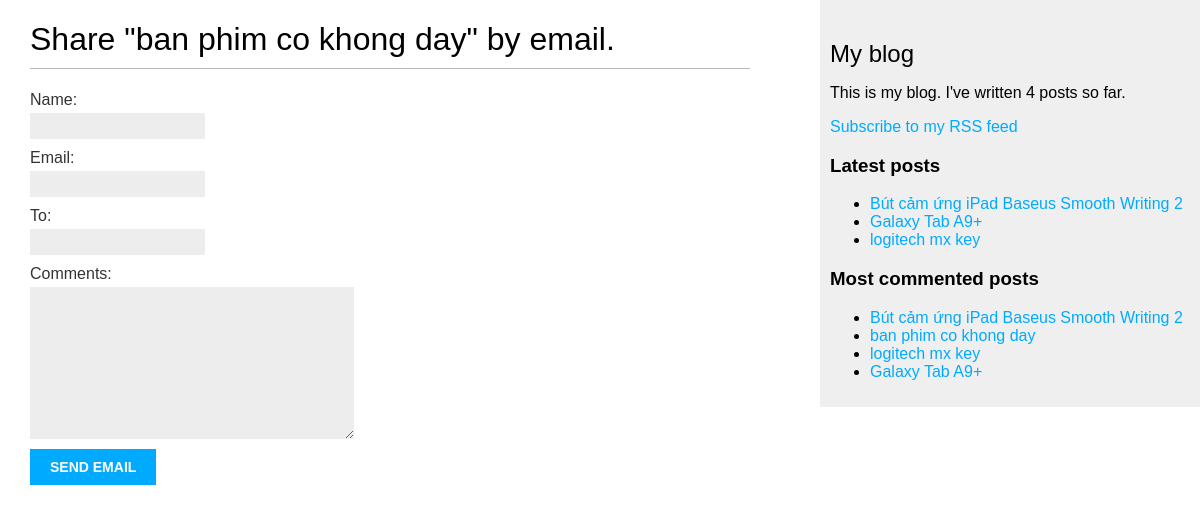
Screenshot of /blog/1/share/ with the database file from the repository.
### blog/models.py (models this page shows, shortened)
class Post(models.Model):
    class Status(models.TextChoices):
        DRAFT = 'DF', 'Draft'
        PUBLISHED = 'PB', 'Published'
    title = models.CharField(max_length=250)
    slug = models.SlugField(max_length=250,
                            unique_for_date='publish')
    author = models.ForeignKey(User,
                               on_delete=models.CASCADE,
                               related_name='blog_posts')
    body = models.TextField()
    publish = models.DateTimeField(default=timezone.now)
    created = models.DateTimeField(auto_now_add=True)
    updated = models.DateTimeField(auto_now=True)
    status = models.CharField(max_length=2,
                              choices=Status.choices,
                              default=Status.DRAFT)
    objects = models.Manager()  # The default manager
    published = PublishedManager()  # The custom manager
    tags = TaggableManager()
    class Meta:
        db_table = 'post'  # the name of the table
        ordering = ['-publish']  # hyphen means order by descending
        indexes = [
            models.Index(fields=['-publish']),  # hyphen means order by descending
        ]
    def get_absolute_url(self):
        return reverse('blog:post_detail',
                       args=[self.publish.year,
                             self.publish.month,
                             self.publish.day,
                             self.slug])

### blog/views.py (the view)
# urls.py: path('<int:post_id>/share/', views.post_share, name='post_share'),
def post_share(request, post_id):
    post = get_object_or_404(Post,
                             id=post_id,
                             status=Post.Status.PUBLISHED)
    sent = False
    if request.method == 'POST':
        form = EmailPostForm(request.POST)
        if form.is_valid():
            cd = form.cleaned_data
            post_url = request.build_absolute_uri(post.get_absolute_url())
            subject = (f"{cd['name']} recommends you read "
                       f"{post.title}")
            message = (f"Read {post.title} at {post_url} \n\n "
                       f"{cd['name']}'s comments: {cd['comments']}")
            send_mail(subject, message, 'hoanghd.cnt@gmail.com',
                      [cd['to']])
            sent = True
    else:
        form = EmailPostForm()
    return render(request, 'blog/post/share.html',
                  {'post': post, 'form': form, 'sent': sent})

### blog/form.py
class EmailPostForm(forms.Form):
    name = forms.CharField(max_length=25)
    email = forms.EmailField()
    to = forms.EmailField()
    comments = forms.CharField(required=False,
                               widget=forms.Textarea)

### blog/models.py (called while the page is built)
    def get_queryset(self):
        return super().get_queryset().filter(status=Post.Status.PUBLISHED)

### blog/templatetags/blog_tags.py (called while the page is built)
@register.simple_tag
def total_posts():
    return Post.published.count()

@register.inclusion_tag('blog/post/latest_posts.html')
def show_latest_posts(count=5):
    latest_posts = Post.published.order_by('-publish')[:count]
    return {'latest_posts': latest_posts}

@register.simple_tag
def get_most_commented_posts(count=5):
    return Post.published.annotate(
        total_comments=Count('comments')
    ).order_by('-total_comments')[:count]

### blog/templates/blog/post/share.html (shortened to what this page needs)
{% extends "blog/base.html" %}
{% block content %}
    {% if sent %}
    	<h1>Email sent successfully</h1>
        <p>
            "{{ post.title }}" was successfully sent to {{ form.cleaned_data.to }}.
        </p>
    {% else %}
        <h1>Share "{{ post.title }}" by email.</h1>
        <form method="post">
            {{ form.as_p }}
            <input type="submit" value="Send email">
        </form>
    {% endif %}
{% endblock %}

### blog/templates/blog/base.html (shortened to what this page needs)
{% load blog_tags %}
{% load static %}
<!DOCTYPE html>
<html>
    <head>
        <link rel="stylesheet" href="{% static "css/blog.css" %}">
    </head>
    <body>
        <div id="content">
            {% block content %}
            {% endblock %}
        </div>
        <div id="sidebar">
            <h2>My blog</h2>
            <p>
                This is my blog.
                I've written {% total_posts %} posts so far.
            </p>
            <p>
                <a href="{% url 'blog:post_feed' %}">
                    Subscribe to my RSS feed
                </a>
            </p>
            <h3>Latest posts</h3>
            {% show_latest_posts 3 %}
            <h3>Most commented posts</h3>
            {% get_most_commented_posts as most_commented_posts %}
            <ul>
                {% for post in most_commented_posts %}
                	<li>
                        <a href="{{ post.get_absolute_url }}">
                            {{ post.title }}
                        </a>
                    </li>
                {% endfor %}
            </ul>
        </div>
    </body>
</html>

### blog/templates/blog/post/latest_posts.html
<ul>
    {% for post in latest_posts %}
        <li>
            <a href="{{ post.get_absolute_url }}">{{ post.title }}</a>
        </li>
    {% endfor %}
</ul>

### blog/static/css/blog.css (style rules this page uses)
body { margin:0; padding:0; font-family:helvetica, sans-serif; }
a { color:#00abff; text-decoration:none; }
h1 { font-weight:normal; border-bottom:1px solid #bbb; padding:0 0 10px 0; }
h2 { font-weight:normal; margin:30px 0 0; }
#content { float:left; width:60%; padding:0 0 0 30px; }
#sidebar { float:right; width:30%; padding:10px; background:#efefef; height:100%; }
label { float:left; clear:both; color:#333; margin-bottom:4px; }
input, textarea { clear:both; float:left; margin:0 0 10px; background:#ededed; border:0; padding:6px 10px; font-size:12px; }
input[type=submit] { font-weight:bold; background:#00abff; color:#fff; padding:10px 20px; font-size:14px; text-transform:uppercase; }

### rows the page displays
Post: title "ban phim co khong day"
Post: title "Bút cảm ứng iPad Baseus Smooth Writing 2"
Post: title "Galaxy Tab A9+"
Post: title "logitech mx key"
